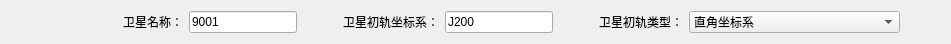
        <widget class="QWidget" name="horizontalLayoutWidget_17">
         <property name="geometry">
          <rect>
           <x>0</x>
           <y>0</y>
           <width>951</width>
           <height>22</height>
          </rect>
         </property>
         <layout class="QHBoxLayout" name="horizontalLayout_17">
          <item>
           <spacer name="horizontalSpacer_20">
            <property name="orientation">
             <enum>Qt::Horizontal</enum>
            </property>
            <property name="sizeType">
             <enum>QSizePolicy::Fixed</enum>
            </property>
            <property name="sizeHint" stdset="0">
             <size>
              <width>112</width>
              <height>20</height>
             </size>
            </property>
           </spacer>
          </item>
          <item>
           <widget class="QLabel" name="label_32">
            <property name="enabled">
             <bool>true</bool>
            </property>
            <property name="sizePolicy">
             <sizepolicy hsizetype="Fixed" vsizetype="Preferred">
              <horstretch>0</horstretch>
              <verstretch>0</verstretch>
             </sizepolicy>
            </property>
            <property name="text">
             <string>卫星名称：</string>
            </property>
           </widget>
          </item>
          <item>
           <widget class="QLineEdit" name="lineEdit_25">
            <property name="sizePolicy">
             <sizepolicy hsizetype="Fixed" vsizetype="Fixed">
              <horstretch>0</horstretch>
              <verstretch>0</verstretch>
             </sizepolicy>
            </property>
            <property name="text">
             <string>9001</string>
            </property>
           </widget>
          </item>
          <item>
           <spacer name="horizontalSpacer_45">
            <property name="orientation">
             <enum>Qt::Horizontal</enum>
            </property>
            <property name="sizeType">
             <enum>QSizePolicy::Fixed</enum>
            </property>
            <property name="sizeHint" stdset="0">
             <size>
              <width>40</width>
              <height>20</height>
             </size>
            </property>
           </spacer>
          </item>
          <item>
           <widget class="QLabel" name="label_33">
            <property name="enabled">
             <bool>true</bool>
            </property>
            <property name="sizePolicy">
             <sizepolicy hsizetype="Fixed" vsizetype="Preferred">
              <horstretch>0</horstretch>
              <verstretch>0</verstretch>
             </sizepolicy>
            </property>
            <property name="text">
             <string>卫星初轨坐标系：</string>
            </property>
           </widget>
          </item>
          <item>
           <widget class="QLineEdit" name="lineEdit_26">
            <property name="sizePolicy">
             <sizepolicy hsizetype="Fixed" vsizetype="Fixed">
              <horstretch>0</horstretch>
              <verstretch>0</verstretch>
             </sizepolicy>
            </property>
            <property name="text">
             <string>J200</string>
            </property>
           </widget>
          </item>
          <item>
           <spacer name="horizontalSpacer_51">
            <property name="orientation">
             <enum>Qt::Horizontal</enum>
            </property>
            <property name="sizeType">
             <enum>QSizePolicy::Fixed</enum>
            </property>
            <property name="sizeHint" stdset="0">
             <size>
              <width>40</width>
              <height>20</height>
             </size>
            </property>
           </spacer>
          </item>
          <item>
           <widget class="QLabel" name="label_34">
            <property name="enabled">
             <bool>true</bool>
            </property>
            <property name="sizePolicy">
             <sizepolicy hsizetype="Fixed" vsizetype="Preferred">
              <horstretch>0</horstretch>
              <verstretch>0</verstretch>
             </sizepolicy>
            </property>
            <property name="text">
             <string>卫星初轨类型：</string>
            </property>
           </widget>
          </item>
          <item>
           <widget class="QComboBox" name="comboBox_5">
            <item>
             <property name="text">
              <string>直角坐标系</string>
             </property>
            </item>
            <item>
             <property name="text">
              <string>开普勒轨道根数</string>
             </property>
            </item>
           </widget>
          </item>
          <item>
           <spacer name="horizontalSpacer_52">
            <property name="orientation">
             <enum>Qt::Horizontal</enum>
            </property>
            <property name="sizeType">
             <enum>QSizePolicy::Fixed</enum>
            </property>
            <property name="sizeHint" stdset="0">
             <size>
              <width>40</width>
              <height>20</height>
             </size>
            </property>
           </spacer>
          </item>
         </layout>
        </widget>
